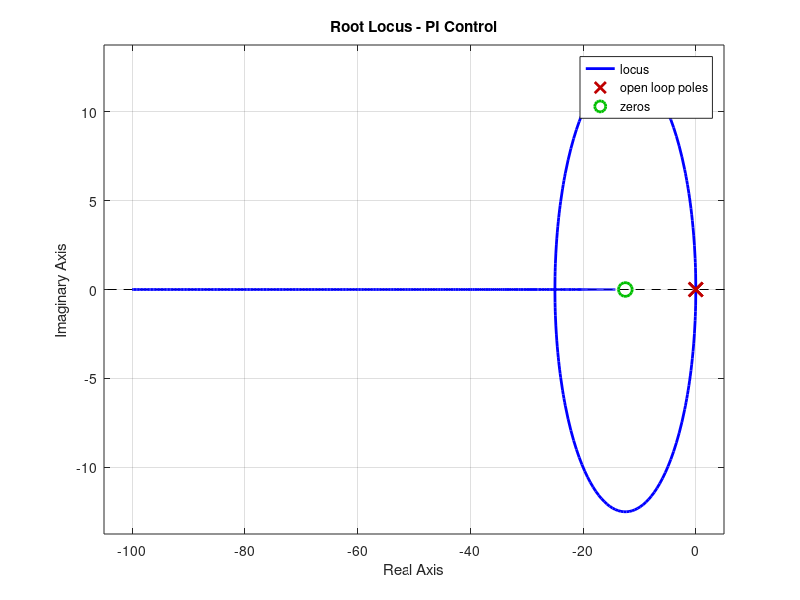

Reproduce this figure in MATLAB. (Note: this script raises an error after producing the figure.)
% James Skinner 
% final Project 
% root locus to tune 
close all; clear all;warning off;
%% Root locus

J = 0.1306;
b = 4.5905;
K = 0.9719;
R = 4;
L = 0;
tau = 0.0244; 
s = tf('s');
P_motor = K/(s*((J*s+b)*(L*s+R)+K^2));
C = (0.4*s + 5)/s;
poles = pole(P_motor);
rP_motor = minreal(P_motor*(s/max(abs(poles)) + 1));
rsys_ol = minreal(C*rP_motor, 0.1);
%pole(P_motor)
%Vtau = 0.632*(2.7);

figure
rlocus(C*rP_motor)
title('Root Locus - PI Control')
sgrid(.5, 0)
sigrid(1/2.7)
xlim([-30 1])

%[k,poles] = rlocfind(rsys_ol)
k = .9719;
sys_cl = feedback(k*rsys_ol,10);
t = 0:0.01:5;

figure
step(sys_cl, t)
grid
ylabel('Position (cm)')
title('Response to a Step Reference with PID Control')

% at 0.4 and 5 it stopped at 20 cm
% at 0.6 and 6 it stopped at 17 cm
% at 0.8 and 8 it stopped at 14 cm
% at 1 and 10 it stopped at 11 cm
